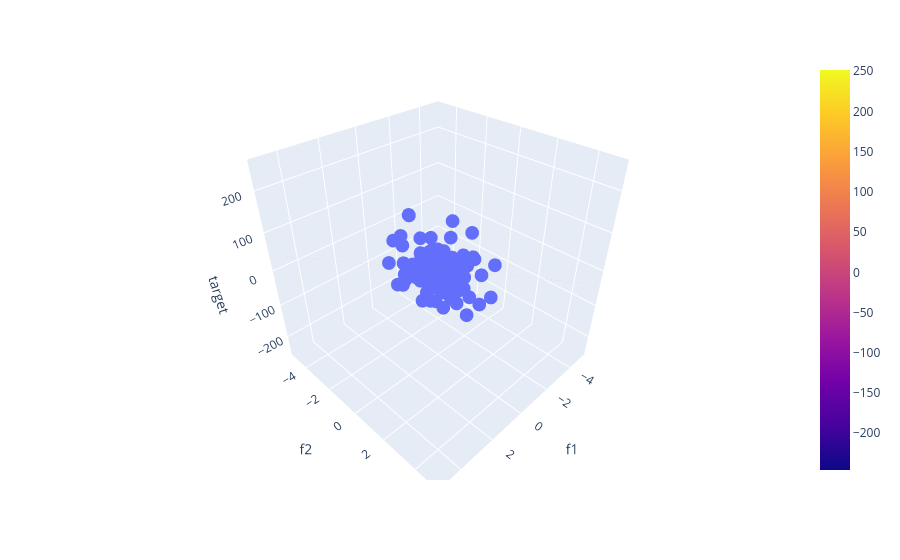

This figure's notebook cell:
### Code cell
fig = px.scatter_3d(df,x='f1',y='f2',z='target')
fig.add_trace(go.Surface(x=x, y=y, z=z))
fig.show()
